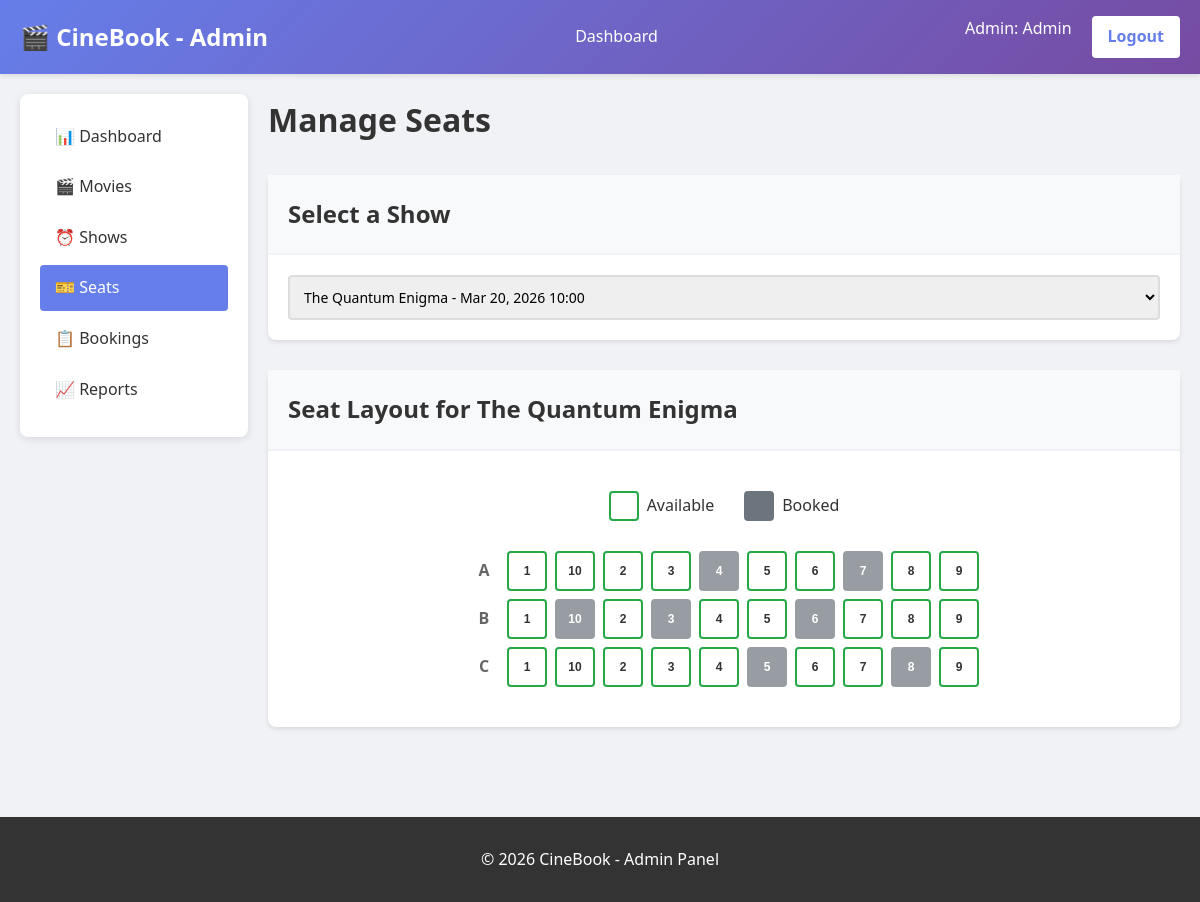
Screenshot of /admin/manage-seats.php?show_id=1 (signed in) with the database file from the repository.
### tables this page shows
CREATE TABLE IF NOT EXISTS shows (
    show_id INT PRIMARY KEY AUTO_INCREMENT,
    movie_id INT NOT NULL,
    show_time DATETIME NOT NULL,
    theater_name VARCHAR(100),
    total_seats INT DEFAULT 100,
    available_seats INT DEFAULT 100,
    created_at TIMESTAMP DEFAULT CURRENT_TIMESTAMP,
    FOREIGN KEY (movie_id) REFERENCES movies(movie_id) ON DELETE CASCADE
);

CREATE TABLE IF NOT EXISTS movies (
    movie_id INT PRIMARY KEY AUTO_INCREMENT,
    title VARCHAR(255) NOT NULL,
    description TEXT,
    genre VARCHAR(100),
    duration INT,
    rating DECIMAL(3,1),
    poster_url VARCHAR(255),
    release_date DATE,
    status ENUM('active', 'inactive') DEFAULT 'active',
    created_at TIMESTAMP DEFAULT CURRENT_TIMESTAMP
);

CREATE TABLE IF NOT EXISTS seats (
    seat_id INT PRIMARY KEY AUTO_INCREMENT,
    show_id INT NOT NULL,
    seat_number VARCHAR(10) NOT NULL,
    seat_status ENUM('available', 'booked') DEFAULT 'available',
    created_at TIMESTAMP DEFAULT CURRENT_TIMESTAMP,
    UNIQUE KEY unique_seat (show_id, seat_number),
    FOREIGN KEY (show_id) REFERENCES shows(show_id) ON DELETE CASCADE
);

### includes/functions.php (called while the page is built, shortened)
<?php
function get_movie_by_id($conn, $movie_id) {
    $query = "SELECT * FROM movies WHERE movie_id = ?";
    $stmt = $conn->prepare($query);
    $stmt->bind_param("i", $movie_id);
    $stmt->execute();
    return $stmt->get_result()->fetch_assoc();
}
function get_show_by_id($conn, $show_id) {
    $query = "SELECT s.*, m.title, m.duration FROM shows s
              JOIN movies m ON s.movie_id = m.movie_id
              WHERE s.show_id = ?";
    $stmt = $conn->prepare($query);
    $stmt->bind_param("i", $show_id);
    $stmt->execute();
    return $stmt->get_result()->fetch_assoc();
}
function get_seats_by_show($conn, $show_id) {
    $query = "SELECT * FROM seats WHERE show_id = ? ORDER BY seat_number";
    $stmt = $conn->prepare($query);
    $stmt->bind_param("i", $show_id);
    $stmt->execute();
    return $stmt->get_result()->fetch_all(MYSQLI_ASSOC);
}
?>

### admin/manage-seats.php (the view, shortened to what this page needs)
<?php
require_once '../config/config.php';
require_once '../includes/functions.php';
$show_id = $_GET['show_id'] ?? null;
$shows_list = $conn->query("SELECT * FROM shows ORDER BY show_time DESC")->fetch_all(MYSQLI_ASSOC);
$selected_show = null;
$seats = [];
if ($show_id) {
    $selected_show = get_show_by_id($conn, $show_id);
    $seats = get_seats_by_show($conn, $show_id);
}
?>
<!DOCTYPE html>
<html lang="en">
<head>
    <link rel="stylesheet" href="../css/style.css">
</head>
<body>
    <header>
        <nav>
            <div class="logo">🎬 CineBook - Admin</div>
            <ul class="nav-links">
                <li><a href="dashboard.php">Dashboard</a></li>
            </ul>
            <div class="auth-buttons">
                <span style="color: white; margin-right: 10px;">
                    Admin: <?php echo htmlspecialchars($_SESSION['first_name']); ?>
                </span>
                <a href="../pages/logout.php">Logout</a>
            </div>
        </nav>
    </header>
    <main class="container">
        <div class="admin-container">
            <div class="admin-sidebar">
                <ul class="admin-menu">
                    <li><a href="dashboard.php">📊 Dashboard</a></li>
                    <li><a href="manage-movies.php">🎬 Movies</a></li>
                    <li><a href="manage-shows.php">⏰ Shows</a></li>
                    <li><a href="manage-seats.php" class="active">🎫 Seats</a></li>
                    <li><a href="view-bookings.php">📋 Bookings</a></li>
                    <li><a href="reports.php">📈 Reports</a></li>
                </ul>
            </div>
            <div>
                <h1 style="color: #333; margin-bottom: 30px;">Manage Seats</h1>
                <div class="card" style="margin-bottom: 30px;">
                    <div class="card-header">
                        <h2>Select a Show</h2>
                    </div>
                    <form method="GET">
                        <div style="display: flex; gap: 10px;">
                            <select name="show_id" style="flex: 1;" onchange="this.form.submit();" required>
                                <?php foreach($shows_list as $show): ?>
                                    <option value="<?php echo $show['show_id']; ?>"
                                            <?php echo ($show_id == $show['show_id']) ? 'selected' : ''; ?>>
                                        <?php
                                        $movie = get_movie_by_id($conn, $show['movie_id']);
                                        echo htmlspecialchars($movie['title']) . ' - ' . format_datetime($show['show_time']);
                                        ?>
                                    </option>
                                <?php endforeach; ?>
                            </select>
                        </div>
                    </form>
                </div>
                <?php if($selected_show && !empty($seats)): ?>
                    <div class="card">
                        <div class="card-header">
                            <h2>Seat Layout for <?php echo htmlspecialchars($selected_show['title']); ?></h2>
                        </div>
                        <div style="padding: 20px;">
                            <div class="seat-legend" style="margin-bottom: 30px;">
                                <div class="legend-item">
                                    <div class="legend-seat available"></div>
                                    <span>Available</span>
                                </div>
                                <div class="legend-item">
                                    <div class="legend-seat booked"></div>
                                    <span>Booked</span>
                                </div>
                            </div>
                            <div class="seats-grid">
                                <?php
                                $seat_layout = [];
                                foreach ($seats as $seat) {
                                    $row = substr($seat['seat_number'], 0, 1);
                                    if (!isset($seat_layout[$row])) {
                                        $seat_layout[$row] = [];
                                    }
                                    $seat_layout[$row][] = $seat;
                                }
                                ksort($seat_layout);
                                foreach ($seat_layout as $row => $row_seats):
                                ?>
                                    <div class="seat-row">
                                        <div class="seat-label"><?php echo $row; ?></div>
                                        <?php foreach ($row_seats as $seat): ?>
                                            <form method="POST" style="display: inline;">
                                                <button type="submit" class="seat <?php echo $seat['seat_status']; ?>"
                                                        title="Click to toggle seat status">
                                                    <?php echo substr($seat['seat_number'], 1); ?>
                                                </button>
                                            </form>
                                        <?php endforeach; ?>
                                    </div>
                                <?php
                                endforeach;
                                ?>
                            </div>
                        </div>
                    </div>
                <?php elseif($show_id): ?>
                    <div class="alert alert-info">No seats found for this show</div>
                <?php endif; ?>
            </div>
        </div>
    </main>
    <footer>
        <p>&copy; 2026 CineBook - Admin Panel</p>
    </footer>
</body>
</html>

### css/style.css (style rules this page uses)
* { margin: 0; padding: 0; box-sizing: border-box; }
body { font-family: 'Segoe UI', Tahoma, Geneva, Verdana, sans-serif; background-color: #f0f2f5; color: #333; line-height: 1.6; }
header { background: linear-gradient(135deg, #667eea 0%, #764ba2 100%); color: white; padding: 1rem 0; box-shadow: 0 2px 5px rgba(0,0,0,0.1); }
nav { max-width: 1200px; margin: 0 auto; padding: 0 20px; display: flex; justify-content: space-between; align-items: center; }
.logo { font-size: 24px; font-weight: bold; }
.nav-links { display: flex; gap: 20px; list-style: none; }
.nav-links a { color: white; text-decoration: none; padding: 8px 12px; border-radius: 4px; transition: background-color 0.3s; }
.auth-buttons { display: flex; gap: 10px; }
.auth-buttons a, .auth-buttons button { background-color: white; color: #667eea; border: none; padding: 8px 16px; border-radius: 4px; cursor: pointer; text-decoration: none; font-weight: 600; transition: all 0.3s; }
.container { max-width: 1200px; margin: 0 auto; padding: 20px; }
input[type="text"], input[type="email"], input[type="password"], input[type="tel"], input[type="number"], input[type="date"], select, textarea { width: 100%; padding: 10px; border: 2px solid #ddd; border-radius: 4px; font-size: 14px; font-family: inherit; transition: border-color 0.3s; }
.card { background: white; border-radius: 8px; box-shadow: 0 2px 4px rgba(0,0,0,0.1); padding: 20px; margin-bottom: 20px; }
.card-header { border-bottom: 2px solid #f0f2f5; margin: -20px -20px 20px -20px; padding: 20px; background-color: #f8f9fa; }
.card-header h2 { margin: 0; color: #333; }
.seats-grid { display: flex; flex-direction: column; gap: 8px; align-items: center; }
.seat-row { display: flex; gap: 8px; align-items: center; }
.seat-label { width: 30px; text-align: center; font-weight: bold; color: #666; }
.seat { width: 40px; height: 40px; border: 2px solid #ddd; border-radius: 4px; cursor: pointer; display: flex; align-items: center; justify-content: center; font-size: 12px; font-weight: bold; transition: all 0.3s; background-color: white; color: #333; }
.seat.available { border-color: #28a745; cursor: pointer; }
.seat.booked { background-color: #6c757d; border-color: #6c757d; color: white; cursor: not-allowed; opacity: 0.7; }
.seat-legend { display: flex; gap: 30px; justify-content: center; margin-bottom: 20px; flex-wrap: wrap; }
.legend-item { display: flex; align-items: center; gap: 8px; }
.legend-seat { width: 30px; height: 30px; border: 2px solid #ddd; border-radius: 4px; display: flex; align-items: center; justify-content: center; font-size: 10px; }
.legend-seat.available { border-color: #28a745; }
.legend-seat.booked { background-color: #6c757d; border-color: #6c757d; color: white; }
footer { background-color: #333; color: white; padding: 30px 20px; margin-top: 50px; text-align: center; }
.admin-container { display: grid; grid-template-columns: 1fr 4fr; gap: 20px; }
.admin-sidebar { background: white; border-radius: 8px; padding: 20px; height: fit-content; box-shadow: 0 2px 8px rgba(0,0,0,0.1); }
.admin-menu { list-style: none; }
.admin-menu li { margin-bottom: 5px; }
.admin-menu a { display: block; padding: 10px 15px; border-radius: 4px; text-decoration: none; color: #333; transition: all 0.3s; }
.admin-menu a:hover, .admin-menu a.active { background-color: #667eea; color: white; }

### rows the page displays
shows: movie.title "The Quantum Enigma"
seats: seat_number "1"
seats: seat_number "10"
seats: seat_number "2"
seats: seat_number "3"
seats: seat_number "4"
seats: seat_number "5"
seats: seat_number "6"
seats: seat_number "7"
seats: seat_number "8"
seats: seat_number "9"
seats: seat_number "1"
seats: seat_number "10"
seats: seat_number "2"
seats: seat_number "3"
seats: seat_number "4"
seats: seat_number "5"
seats: seat_number "6"
seats: seat_number "7"
seats: seat_number "8"
seats: seat_number "9"
seats: seat_number "C", seat_number "9"
seats: seat_number "1"
seats: seat_number "10"
seats: seat_number "2"
seats: seat_number "3"
seats: seat_number "4"
seats: seat_number "5"
seats: seat_number "6"
seats: seat_number "7"
seats: seat_number "8"

### other values shown
$_SESSION['first_name'] "Admin"
$row "A"
$row "B"
form field show_id "The Quantum Enigma - Mar 20, 2026 10:00"
